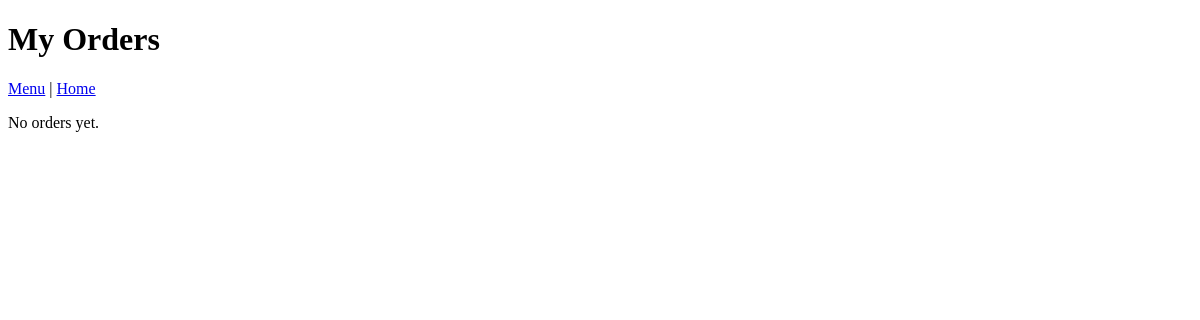
/orders (signed in), run on an earlier commit of the app's database.
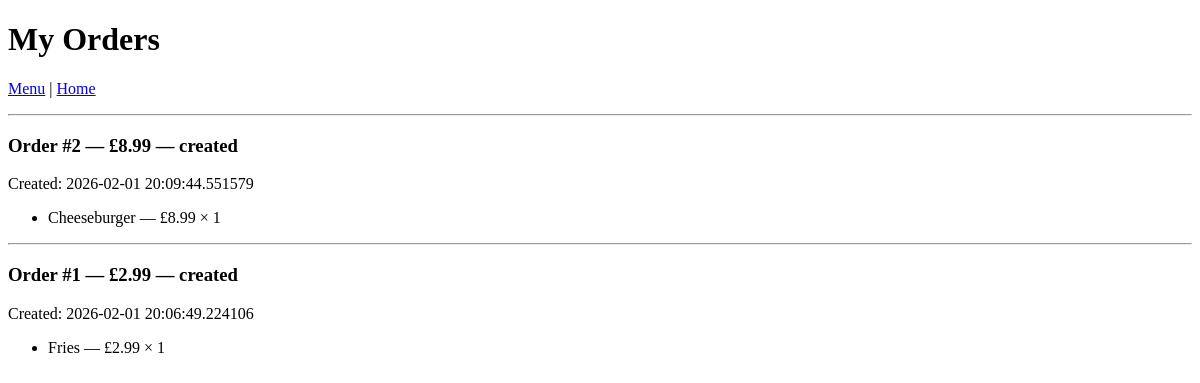
And on a later commit of the database.
### app/models.py (models this page shows)
class Order(db.Model):
    id = db.Column(db.Integer, primary_key=True)
    user_id = db.Column(db.Integer, db.ForeignKey("user.id"), nullable=False)
    created_at = db.Column(db.DateTime, default=datetime.utcnow, nullable=False)
    status = db.Column(db.String(20), default="created", nullable=False)
    total = db.Column(db.Float, default=0.0, nullable=False)
    user = db.relationship("User", backref="orders")

class OrderItem(db.Model):
    id = db.Column(db.Integer, primary_key=True)
    order_id = db.Column(db.Integer, db.ForeignKey("order.id"), nullable=False)
    menu_item_id = db.Column(db.String(100), nullable=False)
    name = db.Column(db.String(120), nullable=False)
    price = db.Column(db.Float, nullable=False)
    quantity = db.Column(db.Integer, default=1, nullable=False)
    order = db.relationship("Order", backref="items")

### app/main.py (the view)
    @app.route("/orders")
    def orders():
        if "user_id" not in session:
            flash("Please log in to view your orders.", "error")
            return redirect(url_for("login"))
        user_orders = Order.query.filter_by(user_id=session["user_id"]).order_by(Order.created_at.desc()).all()
        return render_template("orders.html", orders=user_orders)

### app/templates/orders.html (shortened to what this page needs)
<!doctype html>
<html>
  <head><title>My Orders</title></head>
  <body>
    <h1>My Orders</h1>
    <p><a href="{{ url_for('menu') }}">Menu</a> | <a href="{{ url_for('home') }}">Home</a></p>
    {% if orders %}
      {% for order in orders %}
        <hr />
        <h3>Order #{{ order.id }} — £{{ "%.2f"|format(order.total) }} — {{ order.status }}</h3>
        <p>Created: {{ order.created_at }}</p>
        <ul>
          {% for item in order.items %}
            <li>{{ item.name }} — £{{ item.price }} × {{ item.quantity }}</li>
          {% endfor %}
        </ul>
      {% endfor %}
    {% else %}
      <p>No orders yet.</p>
    {% endif %}
  </body>
</html>

What changed in the data, as far as the page shows it:
added Order: id "2", total "8.99", status "created", created_at "2026-02-01 20:09:44.551579"
added OrderItem: name "Cheeseburger", price "8.99", quantity "1", shown under "2"
added Order: id "1", total "2.99", status "created", created_at "2026-02-01 20:06:49.224106"
added OrderItem: name "Fries", price "2.99", quantity "1"
Also different on the page:
text no longer shown: "No orders yet."
